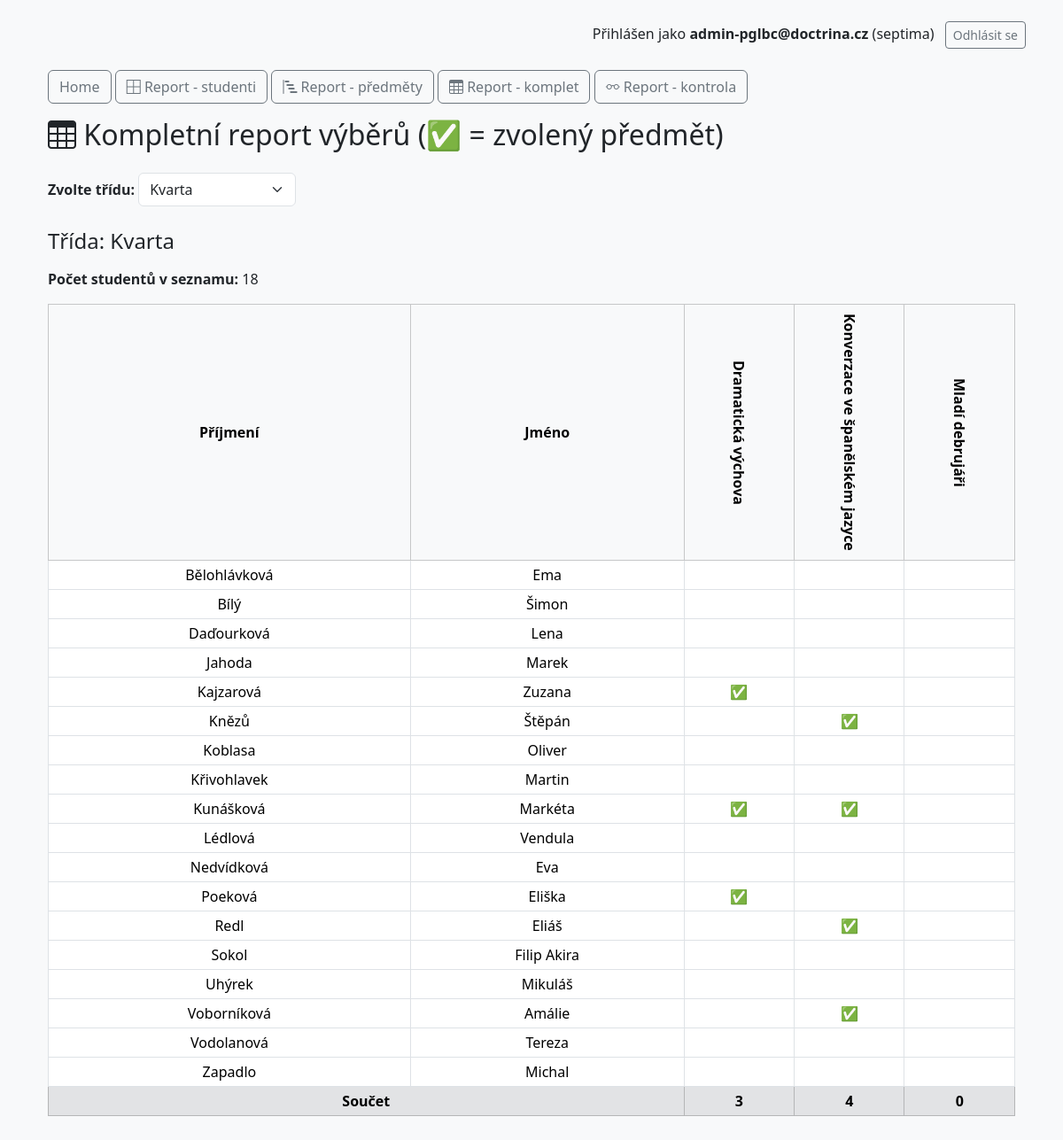
Screenshot of /report-komplet.php?report_class=kvarta (signed in) with the database file from the repository.
### tables this page shows
CREATE TABLE `users` (
  `id` int(11) NOT NULL,
  `email` varchar(100) NOT NULL,
  `name` varchar(100) NOT NULL,
  `surname` varchar(100) NOT NULL,
  `password_hash` varchar(255) NOT NULL,
  `class` varchar(50) NOT NULL,
  `created_at` datetime DEFAULT current_timestamp(),
  `updated_at` datetime DEFAULT current_timestamp() ON UPDATE current_timestamp(),
  `admin` tinyint(1) NOT NULL DEFAULT 0
);

### includes/Database.php (called while the page is built, shortened)
<?php
class Database {
    private $pdo;
    public function __construct() {
        $dsn = "mysql:host=" . DB_HOST . ";dbname=" . DB_NAME . ";charset=utf8mb4";
        try {
            $this->pdo = new PDO($dsn, DB_USER, DB_PASS);
            $this->pdo->setAttribute(PDO::ATTR_ERRMODE, PDO::ERRMODE_EXCEPTION);
        } catch (PDOException $e) {
            die("Chyba připojení k databázi: " . $e->getMessage());
        }
    }
    public function query($sql, $params = []) {
        $stmt = $this->pdo->prepare($sql);
        $stmt->execute($params);
        return $stmt;
    }
}

### report-komplet.php (the view, shortened to what this page needs)
<?php
require_once 'includes/Database.php';
$db = new Database();
$classOptions = [
    'prima' => 'Prima',
    'sekunda' => 'Sekunda',
    'tercie' => 'Tercie',
    'kvarta' => 'Kvarta',
    'kvinta' => 'Kvinta',
    'sexta' => 'Sexta',
    'septima' => 'Septima',
    'oktava' => 'Oktáva',
    'rocnik1' => '1. ročník',
    'rocnik2' => '2. ročník',
    'rocnik3' => '3. ročník',
    'rocnik4' => '4. ročník',
];
$selectedClass = $_GET['report_class'] ?? null;
include 'templates/header.php';
?>
<div class="container mt-4">
    <div class="mb-3">
        <a href="index.php" class="btn btn-outline-secondary">Home</a>
        <a href="report-tridy.php" class="btn btn-outline-secondary"><i class="bi bi-border-all"></i> Report - studenti</a>
        <a href="report-predmety.php" class="btn btn-outline-secondary"><i class="bi bi-bar-chart-steps"></i> Report - předměty</a>
        <a href="report-komplet.php" class="btn btn-outline-secondary"><i class="bi bi-table"></i> Report - komplet</a>
        <a href="report-kontrola.php" class="btn btn-outline-secondary"><i class="bi bi-eyeglasses"></i> Report - kontrola</a>
    </div>
    <h2 class="mb-4"><i class="bi bi-table"></i> Kompletní report výběrů (✅ = zvolený předmět)</h2>
    <form method="get" class="mb-4">
        <label for="report_class" class="form-label fw-bold">Zvolte třídu:</label>
        <select name="report_class" id="report_class" class="form-select w-auto d-inline-block" onchange="this.form.submit()">
            <?php foreach ($classOptions as $key => $label): ?>
                <option value="<?= $key ?>" <?= $selectedClass === $key ? 'selected' : '' ?>><?= $label ?></option>
            <?php endforeach; ?>
        </select>
    </form>
    <?php if ($selectedClass): ?>
        <h4 class="mb-3">Třída: <?= htmlspecialchars($classOptions[$selectedClass] ?? $selectedClass) ?></h4>
        <?php
        $tableMain = 'subjects_' . $selectedClass;
        $tableOpt = $tableMain . '_optional';
        $mainSubjects = [];
        $optionalSubjects = [];
        if ($db->tableExists($tableOpt)) {
            $optionalSubjects = $db->query("SELECT DISTINCT name FROM `$tableOpt`")->fetchAll(PDO::FETCH_COLUMN);
        }
        sort($mainSubjects);
        sort($optionalSubjects);
        $allSubjects = array_merge($mainSubjects, $optionalSubjects);
        $students = $db->query("SELECT id, name, surname FROM users WHERE class = ? ORDER BY surname, name", [$selectedClass])->fetchAll(PDO::FETCH_ASSOC);
        $studentCount = count($students);
        echo "<p><strong>Počet studentů v seznamu:</strong> $studentCount</p>";
        $matrix = [];
        $summary = array_fill_keys($allSubjects, 0);
        foreach ($students as $student) {
            $userId = $student['id'];
            $matrix[$userId] = array_fill_keys($allSubjects, false);
            $pickedOpt = $db->query("SELECT subject_name FROM user_choices_optional WHERE user_id = ? AND subject_class = ?", [$userId, $selectedClass])->fetchAll(PDO::FETCH_COLUMN);
            foreach ($pickedOpt as $subject) {
                if (isset($matrix[$userId][$subject]) && !$matrix[$userId][$subject]) {
                    $matrix[$userId][$subject] = true;
                    $summary[$subject]++;
                }
            }
        }
        ?>
        <?php if (count($students) > 0): ?>
            <div class="table-responsive">
                <table class="table table-bordered table-sm align-middle text-center">
                    <thead class="table-light">
                        <tr>
                            <th class="align-middle text-center">Příjmení</th>
                            <th class="align-middle text-center">Jméno</th>
                            <?php foreach ($allSubjects as $subject): ?>
                                <th style="
                                    writing-mode: vertical-rl;
                                    text-orientation: mixed;
                                    vertical-align: middle;
                                    text-align: center;
                                    white-space: nowrap;
                                    padding: 10px 4px;
                                ">
                                    <?= htmlspecialchars($subject) ?>
                                </th>
                            <?php endforeach; ?>
                        </tr>
                    </thead>
                    <tbody>
                        <?php foreach ($students as $student): ?>
                            <tr>
                                <td><?= htmlspecialchars($student['surname']) ?></td>
                                <td><?= htmlspecialchars($student['name']) ?></td>
                                <?php foreach ($allSubjects as $subject): ?>
                                    <td><?= $matrix[$student['id']][$subject] ? '✅' : '' ?></td>
                                <?php endforeach; ?>
                            </tr>
                        <?php endforeach; ?>
                        <tr class="fw-bold table-secondary">
                            <td colspan="2">Součet</td>
                            <?php foreach ($allSubjects as $subject): ?>
                                <td><?= $summary[$subject] ?></td>
                            <?php endforeach; ?>
                        </tr>
                    </tbody>
                </table>
            </div>
        <?php else: ?>
            <div class="alert alert-info">V této třídě nejsou zatím žádní studenti.</div>
        <?php endif; ?>
    <?php endif; ?>
</div>

### rows the page displays
users: surname "Bělohlávková", name "Ema"
users: surname "Bílý", name "Šimon"
users: surname "Daďourková", name "Lena"
users: surname "Jahoda", name "Marek"
users: surname "Kajzarová", name "Zuzana"
users: surname "Knězů", name "Štěpán"
users: surname "Koblasa", name "Oliver"
users: surname "Křivohlavek", name "Martin"
users: surname "Kunášková", name "Markéta"
users: surname "Lédlová", name "Vendula"
users: surname "Nedvídková", name "Eva"
users: surname "Poeková", name "Eliška"
users: surname "Redl", name "Eliáš"
users: surname "Sokol", name "Filip Akira"
users: surname "Uhýrek", name "Mikuláš"
users: surname "Voborníková", name "Amálie"
users: surname "Vodolanová", name "Tereza"
users: surname "Zapadlo", name "Michal"

### other values shown
$_SESSION['user_email'] "admin-pglbc@doctrina.cz"
$_SESSION['class'] "septima"
$classOptions[$selectedClass] "Kvarta"
$studentCount "18"
$subject "Dramatická výchova"
$subject "Konverzace ve španělském jazyce"
$subject "Mladí debrujáři"
$summary[$subject] "3"
$summary[$subject] "4"
$summary[$subject] "0"
form field report_class "Kvarta"
